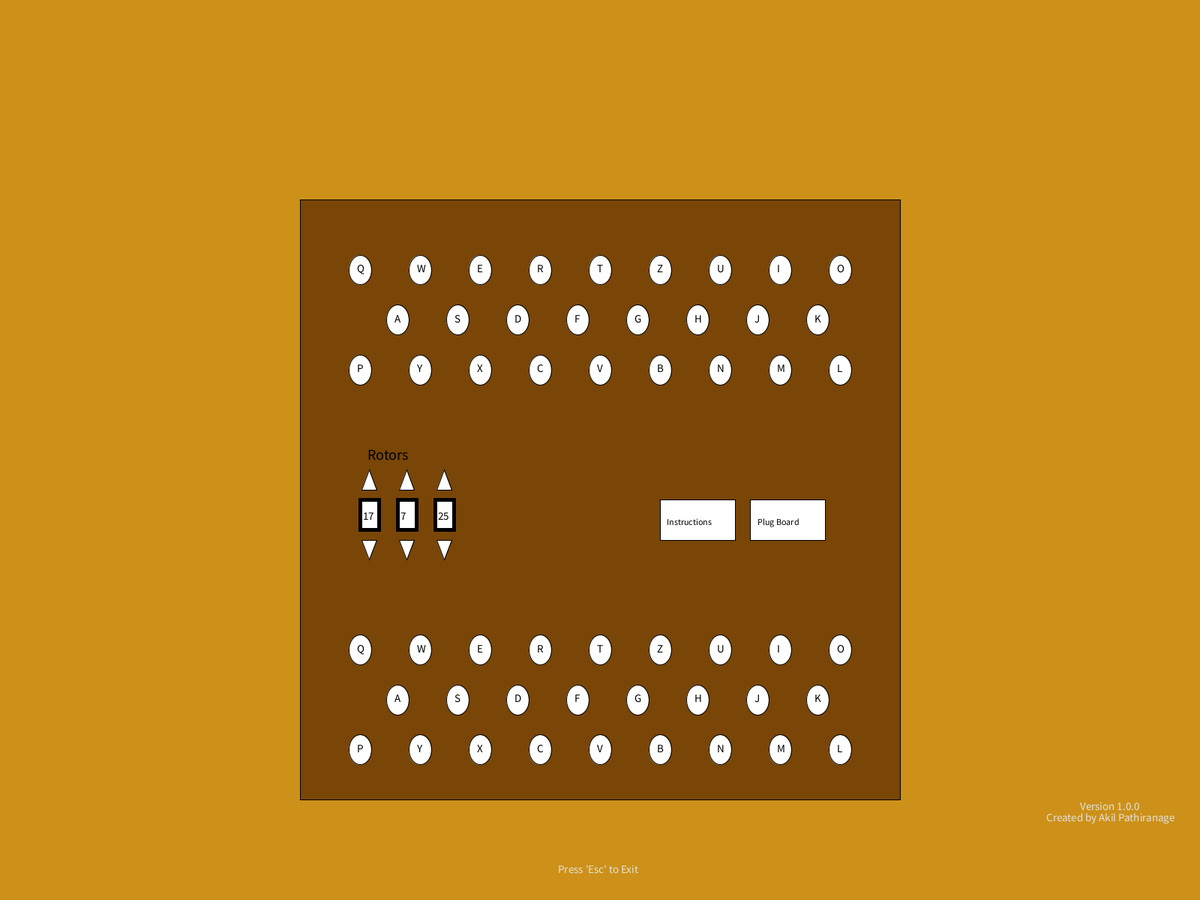
Frame 1 (no input)
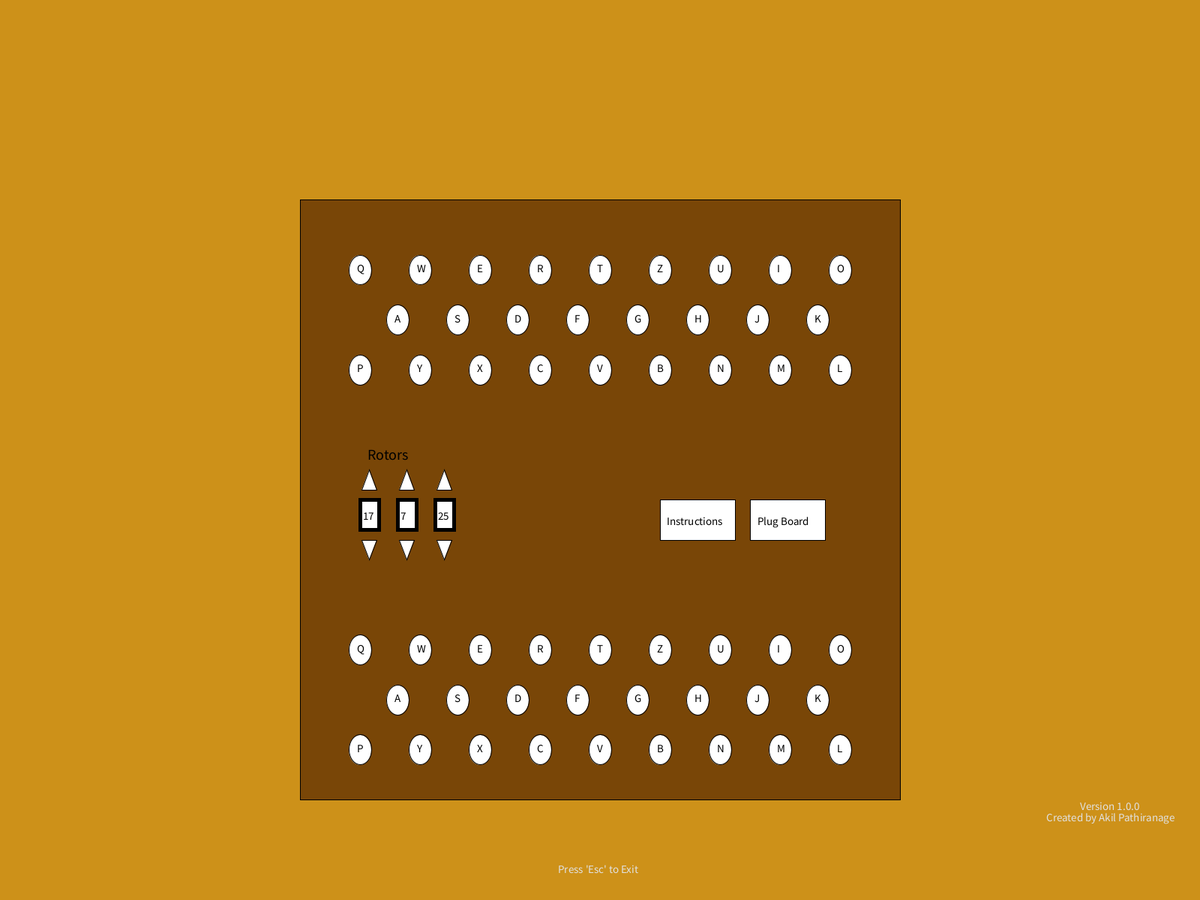
Frame 60 (the mouse pressed at the canvas centre just before this capture)
Frame 120 (the mouse held since frame 60 and released just before this capture): identical to frame 60, image omitted

The Processing sketch that drew these frames (run headless with seeded random() and noise(); from frame 60 on, the mouse is pressed at the canvas centre):

// Processing sketch: EnigmaMachine
// ── EnigmaMachine.pde
//declarization of objects
Display display;
Cipher letter;
PlugBoard letterToCheck;
Rotors rotors;
Instructions instructions;


int[] rotorPosition = {floor(random(1, 27)), floor(random(1, 27)), floor(random(1, 27))};//right most rotor is index 2, middle rotor is index 1, left most rotor is index 0
boolean keyBeingPressed;//used to indicate whether a key is currently being pressed
boolean mouseClicked;//used to indicate if the mouse has been clicked
int[] plugPair = new int[26];//values for the plugBoard indicating which keys are connectedeach index represents a letter, the value stored in that index is the letter it is connected to
int[] buttonPressed = new int[26];//colours for the keyboard
int[] keyLitUp = new int[26];//colours for the lightup keyboard
String screen = "enigmaBox";//variable indicating what the screen should currently display, three values: plugBoard; enigmaBox;
int letterCiphered;//stores the letter value of the new ciphered letter

//=============================================================================================================================================================================================================
void setup() {
  //initializes keyboard colours and plugs in the plugboard
  for (int i = 0; i < 26; i++) {
    buttonPressed[i] = 255;
    keyLitUp[i] = 255;
    plugPair[i] = i;
  }
  //size(1600,900);
  fullScreen();
  //initialization of all objects
  instructions = new Instructions();
  display = new Display();
  rotors = new Rotors(0);
  letter = new Cipher();
  letterToCheck = new PlugBoard();
}
//=============================================================================================================================================================================================================
void draw() {
  //drawScreen() is a function within class Display, draws the whole screen and enables interactions outside the keyboard
  display.drawScreen();

  //keeps mouse clicked at false;
  if (!mousePressed) {
    mouseClicked = false;
  }
}
//=============================================================================================================================================================================================================

void mouseClicked() {
  //sets mouseClicked to true
  mouseClicked = true;
}
//=============================================================================================================================================================================================================


void keyPressed() {
  //if there isn't a key being pressed, continue
  if (!keyBeingPressed) {
    //sets keyBeingPressed to true, preventing any other input from coming
    keyBeingPressed = true;
    //ASCII table is used to see if the key that has been pressed is part of the alphabet
    if ((key > 64 && key < 91) || (key > 96 && key < 123 )) {
      //creates a letterCiphered variable to store the value returned from class Cipher
      letterCiphered = letter.cipherLetter(key);
      //changes the colour of the key that has been pressed on the keyboard
      buttonPressed[letter.getCharInt(key)] = 145;
      //changes the colour of the new ciphered key to yellow
      keyLitUp[letterCiphered] = 0;
    }
  }
}
//=============================================================================================================================================================================================================
void keyReleased() {
  //resets key colours
  if ((key > 64 && key < 91) || (key > 96 && key < 123 )) {
    buttonPressed[letter.getCharInt(key)] = 255;
    keyLitUp[letterCiphered] = 255;
  }
  //sets value of keyBeingPressed to false to indicate that there is no longer a key being pressed
  keyBeingPressed = false;
}

// ── Cipher.pde
class Cipher {
  int letterCiphered;
  Cipher() {
  }

  //=============================================================================================================================================================================================================
  int cipherLetter(char cipherLetter) {
    //changes the character value of cipherLetter into a number
    int cipherLetterNum = getCharInt(cipherLetter);
    //sends that number through the plugboard
    cipherLetterNum = letterToCheck.checkLetterSwapped(cipherLetterNum);
    //initializes rotors object
    rotors = new Rotors(cipherLetterNum);
    //sets cipherLetterNum  equal to whatever number is returned from the rotors
    cipherLetterNum = rotors.sendThroughRotors();
    //sends cipherletterNum through the plugboard
    letterCiphered = letterToCheck.checkLetterSwapped(cipherLetterNum);
    return letterCiphered;
  }

  //=============================================================================================================================================================================================================
  int getCharInt(char character) {
    //a switch case used to get the number of a letter in the alphabet
    character = Character.toUpperCase(character);
    switch(character) {
    case 'Q':
      return 0;
    case 'W':
      return 1;
    case 'E':
      return 2;
    case 'R':
      return 3;
    case 'T':
      return 4;
    case 'Z':
      return 5;
    case 'U':
      return 6;
    case 'I':
      return 7;
    case 'O':
      return 8;
    case 'A':
      return 9;
    case 'S':
      return 10;
    case 'D':
      return 11;
    case 'F':
      return 12;
    case 'G':
      return 13;
    case 'H':
      return 14;
    case 'J':
      return 15;
    case 'K':
      return 16;
    case 'P':
      return 17;
    case 'Y':
      return 18;
    case 'X':
      return 19;
    case 'C':
      return 20;
    case 'V':
      return 21;
    case 'B':
      return 22;
    case 'N':
      return 23;
    case 'M':
      return 24;
    case 'L':
      return 25;
    default:
      println("Wrong value sent into getCharInt of Cipher");
      return -1;
    }
  }
}

// ── Instructions.pde
class Instructions {

  Instructions() {
  }
  //All the uncommented code is the work for instructions built into the program, will be added soon
  void drawInstructions() {
    //draws the url for the instructions document
    fill(255);
    rect(width*0.3, height*0.3, width*0.45, height*0.1);
    fill(0);
    text("Instructions can be found here:\nhttps://docs.google.com/document/d/1cLPUatdBDXRovAFpSf2h0eN3X7B3fAk_6EUmVYMyCoU/edit?usp=sharing", width*0.31, height*0.35);
    /*whatIsItParagraph();
     howDoesItWorkParagraph();*/
    drawBackButton();
  }
  /*
  void howDoesItWorkParagraph(){
   fill(255);
   rect(width*0.04,height*0.3,width*0.37,height*0.4);
   fill(0);
   textSize(50);
   text("How does it Work?",width*0.05,height*0.35);
   textSize(15);
   
   }
   
   void howToCipherAMessage(){
   //fill(255);
   //rect(width*0.04,height*0.3,
   
   
   }
   
   void whatIsItParagraph(){
   fill(255);
   rect(width*0.04,height*0.05,width*0.37,height*0.22);
   fill(0);
   textSize(50);
   text("What Is It", width*0.05, height*0.1);
   textSize(15);
   text("The Enigma Machine is a type of cipher machines that was used by Nazi Germany during\nWorld War II. It was a very popular machine for encrypting messages because the\nencryption changed with every key press, and there are billions of different configurations\nfor the settings (158,962,555,217,826,360,000). It was a very important machine for the\nGermans to transmit secret messages…. until the Allies deciphered it.",width*0.05, height*0.15);
   }
   */
  void drawBackButton() {
    fill(255);
    rect(width*0.05, height*0.9, width*0.03125, height*0.03333);
    fill(0);
    text("Back", width*0.055, height*0.92);

    if (mousePressed && mouseX > width*0.05 && mouseX < width*0.05 + width*0.03125 && mouseY > height*0.9 && mouseY < height*0.9 + height*0.03333) {
      screen = "enigmaBox";
    }
  }
}

// ── PlugBoard.pde
class PlugBoard {
  boolean select;
  int t; // this variable is part of the drawPlugBoard() and the connect() it is used to store the value of the index of plugPair to change.
  float[] plugBoardButtonX = {width*0.26875, width*0.31875, width*0.36875, width*0.41875, width*0.46875, width*0.51875, width*0.56875, width*0.61875, width*0.66875, width*0.26875, width*0.31875, width*0.36875, width*0.41875, width*0.46875, width*0.51875, width*0.56875, width*0.61875, width*0.66875, width*0.26875, width*0.31875, width*0.36875, width*0.41875, width*0.46875, width*0.51875, width*0.56875, width*0.61875};//data for plugBoard keys
  float[] plugBoardButtonY = {height*0.4222, height*0.4222, height*0.4222, height*0.4222, height*0.4222, height*0.4222, height*0.4222, height*0.4222, height*0.4222, height*0.5333, height*0.5333, height*0.5333, height*0.5333, height*0.5333, height*0.5333, height*0.5333, height*0.5333, height*0.5333, height*0.6444, height*0.6444, height*0.6444, height*0.6444, height*0.6444, height*0.6444, height*0.6444, height*0.6444};//data for plugBoard keys
  int[] plugPairColour = {255, 255, 255, 255, 255, 255, 255, 255, 255, 255, 255, 255, 255, 255, 255, 255, 255, 255, 255, 255, 255, 255, 255, 255, 255, 255};//holds the colour for each plugPair, this is used to indicate whether letters have been switched
  int[] plugPairConnect = new int[2];//two array spaces, used to hold with plug pairs to swap

  PlugBoard() {
  }
  //=============================================================================================================================================================================================================
  int checkLetterSwapped(int checkLetter) {
    //function used to see if that letter is switched on the plugboard
    //println(checkLetter);
    return plugPair[checkLetter];
  }
  //=============================================================================================================================================================================================================
  void connect(int firstPairToChange, int secondPairToChange) {
    plugPair[firstPairToChange] = plugPairConnect[1];
    plugPair[secondPairToChange] = plugPairConnect[0];
    //println("Pair made");
  }
  //=============================================================================================================================================================================================================
  void drawPlugBoard() {
    //draws Plugboard screen
    fill(135);
    rect(width*0.25, height*0.3333, width*0.5, height*0.4444);
    for (int i = 0; i < plugPair.length; i++) {
      //draws plugboard buttons
      fill(50);
      rect(plugBoardButtonX[i], plugBoardButtonY[i], width*0.03125, height*0.04444);
      fill(255);
      text(getKeyChar(i), plugBoardButtonX[i] + width*0.00125, plugBoardButtonY[i] + height*0.01667);
      fill(plugPairColour[i], 255, plugPairColour[i]);
      text(getKeyChar(plugPair[i]), plugBoardButtonX[i] + width*0.01125, plugBoardButtonY[i] + height*0.03889);


      //detects which button the user presses
      if (mouseClicked && mouseX > plugBoardButtonX[i] && mouseX < plugBoardButtonX[i] + width*0.03125 && mouseY > plugBoardButtonY[i] && mouseY < plugBoardButtonY[i]+ height*0.0444) {
        //println("Button " + (i+1) + " pressed!");
        if (select == false) {
          //if there is not any plugs being switched currently, set the select variable to true to indicate that there is a switch in process
          plugPairConnect[0] = plugPair[i];
          plugPairColour[i] = 50;
          t = i;
          select = true;
          mouseClicked = false;
        } else {
          plugPairColour[i] = 0;
          plugPairColour[t] = 0;
          plugPairConnect[1] = plugPair[i];
          connect(t, i);
          select = false;
          mouseClicked = false;
        }
      }
    }
    //Detection, if the user presses outside of the plugboard screen, it takes them back to the enigma box.
    if (mousePressed && (!(mouseX > width*0.25 && mouseX < width*0.75 && mouseY > height*0.33333 && mouseY < height*0.77777))) {
      screen = "enigmaBox";
    }
  }
  //=============================================================================================================================================================================================================
  void drawPlugBoardResetButton() {
    //draws resetPlugBoard button, used to reset the variables and reset the plugboard
    fill(255);
    rect(width*0.6875, height*0.6667, width*0.05, height*0.05556);
    fill(0);
    text("Reset \nPlugBoard", width*0.690625, height*0.6889);
    if (mousePressed && mouseX > width*0.6875 && mouseX < width*0.7375 && mouseY > height*0.6667 && mouseY < height*0.72226) {
      for (int i = 0; i < 26; i++) {
        plugPair[i] = i;
        plugPairColour[i] = 255;
      }
      select = false;
    }
  }
  //=============================================================================================================================================================================================================
  char getKeyChar(int number) {
    //method used to get the corresponding key for the keyboard
    number++;
    switch(number) {
    case 1:
      return 'Q';
    case 2:
      return 'W';
    case 3:
      return 'E';
    case 4:
      return 'R';
    case 5:
      return 'T';
    case 6:
      return 'Z';
    case 7:
      return 'U';
    case 8:
      return 'I';
    case 9:
      return 'O';
    case 10:
      return 'A';
    case 11:
      return 'S';
    case 12:
      return 'D';
    case 13:
      return 'F';
    case 14:
      return 'G';
    case 15:
      return 'H';
    case 16:
      return 'J';
    case 17:
      return 'K';
    case 18:
      return 'P';
    case 19:
      return 'Y';
    case 20:
      return 'X';
    case 21:
      return 'C';
    case 22:
      return 'V';
    case 23:
      return 'B';
    case 24:
      return 'N';
    case 25:
      return 'M';
    case 26:
      return 'L'; 
    default:
      println("Improper value sent into getKeyChar");
      return 'a';
    }
  }
}

// ── Rotors.pde
class Rotors {
  int cipherLetterNum;

  /*
   Strings containing each wiring of the rotors, wiring found from https://en.wikipedia.org/wiki/Enigma_rotor_details
                            ABCDEFGHIJKLMNOPQRSTUVWXYZ
   rotorOneWiring        = "JGDQOXUSCAMIFRVTPNEWKBLZYH";
   rotorTwoWiring        = "NTZPSFBOKMWRCJDIVLAEYUXHGQ";
   rotorThreeWiring      = "JVIUBHTCDYAKEQZPOSGXNRMWFL";
   reflectorWiringString = "QYHOGNECVPUZTFDJAXWMKISRBL";
   
   Q W E R T Z U I O A S D F G H J K P Y X C V B N M L
   Each index of the rotor wiring is based from the old QWERTZ keyboard (ex. Index 0 = Q, Index 25 = L )
   The numbers  in the wiring arrays represent what that letter would cipher into
   For example, in wiringOne, Q(0) turns into P(17), this would work in code by:letter = wiringOne[0];  letter == 17
   */
  int[] wiringOne = {17, 25, 8, 23, 1, 14, 16, 20, 21, 15, 2, 0, 19, 6, 10, 9, 24, 4, 18, 5, 11, 22, 13, 3, 12, 7};//wiring for first rotor
  int[] wiringTwo = {21, 19, 10, 25, 2, 0, 18, 16, 11, 23, 9, 17, 12, 22, 8, 24, 1, 7, 13, 14, 5, 6, 4, 15, 20, 3};//wiring for second rotor
  int[]wiringThree= {8, 24, 22, 10, 19, 25, 23, 11, 5, 15, 13, 6, 14, 4, 20, 18, 9, 17, 12, 1, 7, 3, 21, 0, 2, 16};//wiring for third rotor
  int[] wiringUKW = {9, 10, 13, 19, 24, 25, 16, 21, 11, 0, 1, 8, 23, 2, 20, 17, 6, 15, 22, 3, 14, 7, 18, 12, 4, 5};//wiring for the reflector

  Rotors(int tempCipherLetter) {
    //initializes instance field
    cipherLetterNum = tempCipherLetter;
  }
  //=============================================================================================================================================================================================================
  void increaseRotor() {
    //function that increases the rotors
    // if the rotor position is at 26, sets the value of that rotor to 0 and then increases the value of the next one after it
    if (rotorPosition[2] == 26) {
      rotorPosition[2] = 1;
      if (rotorPosition[1] == 26) {
        rotorPosition[1] = 1;
        if (rotorPosition[0] == 26) {
          rotorPosition[0] = 1;
        } else {
          rotorPosition[0]++;
        }
      } else {
        rotorPosition[1]++;
      }
    } else {
      rotorPosition[2]++;
    }
  }
  //=============================================================================================================================================================================================================

  int reflect(int reflectLetterNum) {
    //Passes letter into the reflection wiring, which switches it into another letter
    reflectLetterNum = wiringUKW[reflectLetterNum];

    //These for loops undo the cipher of the enigma machine by inversing the cipher

    for (int i = 0; i < 26; i++) {
      //tests if the letter to reflect is equal to the letter of this index
      if (reflectLetterNum == wiringThree[i]) {
        //sets the reflected letter to the index of itself, but subtracting the rotorPosition, this shows the original letter unchanged by the rotor
        reflectLetterNum = ((i - rotorPosition[0] + 1) + 26) % 26;
        //ends for loop
        i = 26;
      }
    }
    for (int i = 0; i < 26; i++) {
      if (reflectLetterNum == wiringTwo[i]) {
        reflectLetterNum = ((i - rotorPosition[1] + 1) + 26) % 26;
        i = 26;
      }
    }
    for (int i = 0; i < 26; i++) {
      if (reflectLetterNum == wiringOne[i]) {
        reflectLetterNum = ((i - rotorPosition[2] + 1) + 26) % 26;
        i = 26;
      }
    }
    return reflectLetterNum;
  }

  //=============================================================================================================================================================================================================

  int sendThroughRotors() {
    //This increases the rotor
    increaseRotor();
    //sends the letter through the first rotor, then the second rotor, then the third rotor, then calls the reflect function to send the letter backwards through the rotors
    // by adding the rotor position, you allow the wiring of each letter to switch
    cipherLetterNum = wiringOne[(cipherLetterNum + (rotorPosition[2]-1)) % 26];
    cipherLetterNum = wiringTwo[(cipherLetterNum + (rotorPosition[1]-1)) % 26];
    cipherLetterNum = wiringThree[(cipherLetterNum + (rotorPosition[0]-1)) % 26];
    cipherLetterNum = reflect(cipherLetterNum);
    return cipherLetterNum;
  }

  //=============================================================================================================================================================================================================
  void drawRotors(boolean interact) {
    //Draws the rotors with the setting the rotor is at
    //Draws the triangle to increase/decrease the rotor setting
    float rotorX = width*0.3;
    textSize(20);
    text("Rotors", width*0.30625, height*0.5111);
    textSize(15);
    for (int i = 0; i < rotorPosition.length; i++) {
      //three triangles are drawn, each representing a rotorPosition
      if (interact == true) {
        fill(255);
      } else {
        fill(255*0.5);
      }
      triangle(rotorX+width*0.00125, height*0.54444, rotorX+width*0.01375, height*0.54444, rotorX+width*0.0075, height*0.5222);
      triangle(rotorX+width*0.00125, height*0.6, rotorX+22, height*0.6, rotorX+12, height*0.6222);
      strokeWeight(5);
      rect(rotorX, height*0.55556, width*0.015625, height*0.0333);
      fill(0);
      text(rotorPosition[i], rotorX+width*0.0025, height*0.5778);
      strokeWeight(1);

      //rotor button for  increase or decrease
      if (interact == true) {
        if (mouseClicked) {
          if (dist(mouseX, mouseY, rotorX+width*0.0075, height*0.5388) < height*0.01222) {
            //if the mouse is within the set distance from the center of the triangle and the mouse is pressed, it increases the rotor position
            if (rotorPosition[i] < 26) {
              rotorPosition[i] += 1;
              mouseClicked = false;
            } else {
              //prevents the rotorPosition from going above 26
              rotorPosition[i] = 1;
              mouseClicked = false;
            }
          }
          if (dist(mouseX, mouseY, rotorX+width*0.0075, height*0.6078) < height*0.01222) {  
            if (rotorPosition[i] > 1) {
              rotorPosition[i] -= 1;
              mouseClicked = false;
            } else {
              //prevents rotorPosition from going below 1
              rotorPosition[i] = 26;
              mouseClicked = false;
            }
          }
        }
      }
      rotorX += width*0.03125;
    }
  }
}

// ── Write.pde
class Write {
  Write() {
  }
}

// ── drawEnigmaMachine.pde

class Display {
  PlugBoard plugBoard = new PlugBoard();
  //class used for any visuals for the screen
  float keyX;//used for drawing keyboard
  float keyY;

  Display() {
  }
  //=============================================================================================================================================================================================================
  void drawScreen() {
    //draws Enigma Machine
    if (screen == "enigmaBox") {
      //If the screen is the enigma machine, it draws the keyboards, the plugboard button, the instructions button and the rotor positions
      background(205, 145, 25);
      fill(121, 70, 7);
      rect(width*0.25, height*0.22222, width*0.5, height*0.66667);
      drawPlugBoardButton();
      drawInstructionsButton();
      drawKeyboard(true);
      rotors.drawRotors(true);
      drawCipherKeyboard(true);
    } else if (screen == "plugBoard") {
      //if the screen is the plugboard it will draw the keyboard and light up keyboard, but they won't be clickeable, it will draw the plugboard and the button to reset the plugboard
      background(102.5, 72.5, 12.5);
      fill(121*0.5, 70*0.5, 7*0.5);
      rect(width*0.25, height*0.22222, width*0.5, height*0.66667);
      drawKeyboard(false);
      drawCipherKeyboard(false);
      plugBoard.drawPlugBoard();
      plugBoard.drawPlugBoardResetButton();
    } else if (screen == "instructions") {
      //draws the instructions in class Instructions
      background(205, 145, 25);
      instructions.drawInstructions();
    } 
    fill(225);
    text("Version 1.0.0", 0.9*width, 0.9*height);
    text("Created by Akil Pathiranage", 0.9*width-45, 0.9*height+15);
    text("Press 'Esc' to Exit", 0.465*width, 0.97*height);
  }
  //=============================================================================================================================================================================================================
  void drawInstructionsButton() {
    fill(255);
    rect(0.55*width, height*0.55556, width*0.0625, height*0.04444);
    fill(0);
    text("Instructions", width*0.555625, height*0.5833);
    //button detection
    if (mousePressed && width*0.55 < mouseX && mouseX < width*0.55+width*0.0625 && height*0.55556 < mouseY && mouseY < height*0.55556 + height*0.04444) {
      screen = "instructions";
    }
  }

  //=============================================================================================================================================================================================================
  void drawPlugBoardButton() {
    //draws button to access the plugboard from the enigma machine
    fill(255);
    rect(width*0.625, height*0.55556, width*0.0625, height*0.04444);
    fill(0);
    text("Plug Board", width*0.63125, height*0.583);

    //button detection
    if (mousePressed && (width*0.625 < mouseX && mouseX< width*0.625+width*0.0625 && height*0.55556 < mouseY && mouseY < height*0.55556+height*0.04444)) {
      screen = "plugBoard";
    }
  }
  //=============================================================================================================================================================================================================
  void drawKeyboard(boolean interact) {
    //boolean interact is false, the keyboard appear darker
    //function draws keyboard
    keyX = 0.3*width;
    keyY = 0.7222*height;
    //enigmaBox
    //draw keys
    for (int i = 0; i < 26; i++) {
      if (interact == true) {
        fill(buttonPressed[i]);
      } else {
        fill(buttonPressed[i]*0.5);
      }
      ellipse(keyX, keyY, width*0.01875, height*0.03333);
      fill(0);
      textSize(15);
      text(getKeyChar(i), keyX-4, keyY+3);
      if (keyX < width*0.68125 && i < 16) {
        keyX += width*0.05;
      } else if (i <= 16) {
        keyX = width*0.33125;
        keyY += height*0.05556;
      }
      if (i >= 16) {
        keyX = 0.3*width + (width*0.05)*(i-16);
      }
    }
  }
  //=============================================================================================================================================================================================================
  void drawCipherKeyboard(boolean interact) {
    //if boolean inetract is false, the cipherKeyboard appears darker
    //function draws lamp keyboard 

    keyX = 0.3*width;
    keyY = 0.3*height;
    for (int i = 0; i < 26; i++) {
      if (interact == true) {
        fill(255, 255, keyLitUp[i]);
      } else {
        fill(255*0.5, 255*0.5, keyLitUp[i]*0.5);
      }
      ellipse(keyX, keyY, width*0.01875, height*0.03333);
      fill(0);
      textSize(15);
      text(getKeyChar(i), keyX-4, keyY+3);
      if (keyX < width*0.68125 && i < 16) {
        keyX += width*0.05;
      } else if (i <= 16) {
        keyX = width*0.33125;
        keyY += height*0.05556;
      }
      if (i >= 16) {
        keyX = width*0.3 + (width*0.05)*(i-16);
      }
    }
  }
  //=============================================================================================================================================================================================================
  char getKeyChar(int number) {
    //method used to get the corresponding key for the keyboard
    number++;
    switch(number) {
    case 1:
      return 'Q';
    case 2:
      return 'W';
    case 3:
      return 'E';
    case 4:
      return 'R';
    case 5:
      return 'T';
    case 6:
      return 'Z';
    case 7:
      return 'U';
    case 8:
      return 'I';
    case 9:
      return 'O';
    case 10:
      return 'A';
    case 11:
      return 'S';
    case 12:
      return 'D';
    case 13:
      return 'F';
    case 14:
      return 'G';
    case 15:
      return 'H';
    case 16:
      return 'J';
    case 17:
      return 'K';
    case 18:
      return 'P';
    case 19:
      return 'Y';
    case 20:
      return 'X';
    case 21:
      return 'C';
    case 22:
      return 'V';
    case 23:
      return 'B';
    case 24:
      return 'N';
    case 25:
      return 'M';
    case 26:
      return 'L'; 
    default:
      println("Improper value sent into getKeyChar");
      return 'a';
    }
  }
}
